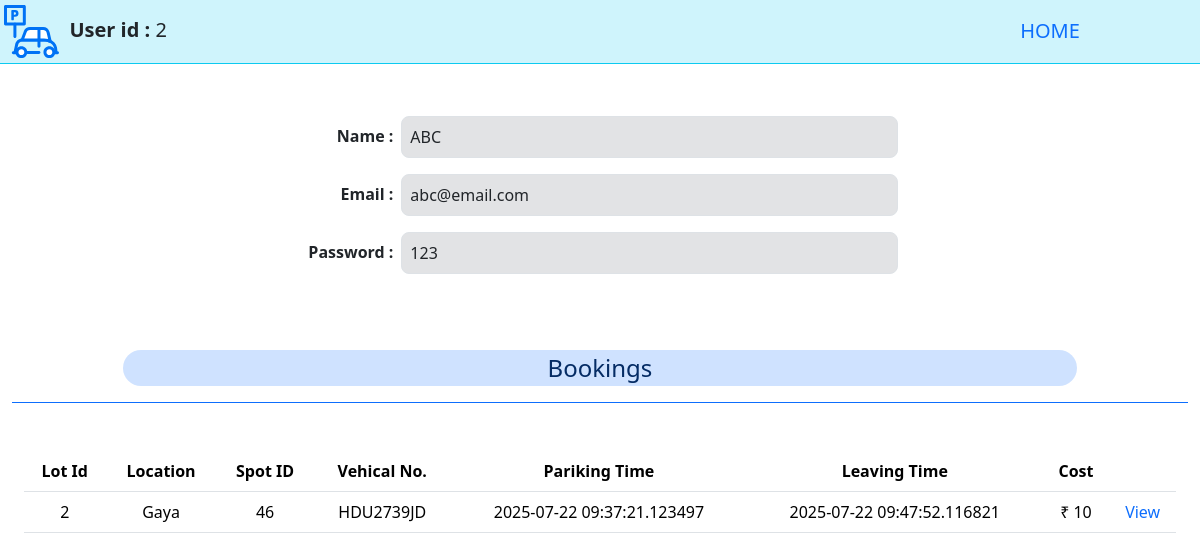
Screenshot of /users/2 (signed in) with the database file from the repository.
### application/models.py (models this page shows)
class User(db.Model):
    id = db.Column(db.Integer, primary_key=True, autoincrement=True)
    email = db.Column(db.String(), unique=True, nullable=False)
    username = db.Column(db.String(), nullable=False)
    password = db.Column(db.String(), nullable=False)
    is_admin = db.Column(db.Boolean, default=False)
    bookings = db.relationship('Booking', backref='user', lazy=True, order_by='Booking.parking')

class Booking(db.Model):
    id = db.Column(db.Integer(), primary_key=True, autoincrement=True)
    user_id = db.Column(db.Integer(), db.ForeignKey('user.id'), nullable=False)
    lot_id = db.Column(db.Integer(), db.ForeignKey('parking_lot.id'), nullable=True)
    spot_id = db.Column(db.Integer(), db.ForeignKey('parking_spot.id'), nullable=True)
    parking = db.Column(db.DateTime(), nullable=False)
    leaving = db.Column(db.DateTime(), nullable=True)
    vehicle_no = db.Column(db.String(), nullable=False)
    cost = db.Column(db.Integer(), nullable= True)
    price = db.Column(db.Integer(),nullable=False)

class Parking_lot(db.Model):
    id = db.Column(db.Integer, primary_key=True ,autoincrement=True)
    max_spots = db.Column(db.Integer(), nullable=False)
    price = db.Column(db.Integer(), nullable=False)
    prime_location = db.Column(db.String(), nullable=False)
    pincode = db.Column(db.Integer(), nullable=False)
    address = db.Column(db.String(), nullable=False)
    spots = db.relationship('Parking_spot', backref='parking_lot', lazy=True)
    bookings = db.relationship('Booking', backref='parking_lot', lazy=True, order_by='Booking.parking')

### application/controllers.py (the view)
@app.route("/users/<int:id>", methods=['GET','POST'])
def viewuser(id):
    if 'user' not in session:
        return redirect(url_for('login'))
    u=User.query.get(session['user'])
    if u.is_admin==True:
        usr=User.query.get(id)
        if usr:
            bk=reversed(usr.bookings)
            lt={lot.id:lot for lot in Parking_lot.query.all()}
            return render_template('viewuser.html',user=usr,lots=lt, bookings=bk)
        else:
            flash("\\nUser Does NOT exists !!")
            return redirect(url_for('admin'))
    return redirect(url_for('user'))

### templates/viewuser.html (shortened to what this page needs)
{% extends "template.jinja" %}
{% block body %}
<div class="container-fluid">
    <div class="row border-bottom border-info mb-5 bg-info-subtle justify-content-center">
        <div class="col fs-5 p-1"> <img src="/static/parking.svg" width="55" height="55" alt="ParkHere">
            <b>&nbsp;User id :</b> {{user.id}}
        </div>
        <div class="col-3 text-center fs-5 p-3">
            <a class="link link-primary link-underline-opacity-0" href="/">HOME</a>
        </div>
    </div>
    <div class="row justify-content-center mb-2 p-1">
        <div class="col-3 p-2 text-end"> <b>Name :</b>
        </div>
        <div class="col-5 bg-secondary-subtle border rounded-3 p-2 ">{{user.username}}
        </div>
        <div class="col-2 ">
        </div>
    </div>
    <div class="row justify-content-center mb-2 p-1">
        <div class="col-3 p-2 text-end"> <b>Email :</b>
        </div>
        <div class="col-5 bg-secondary-subtle border rounded-3 p-2 ">{{user.email}}
        </div>
        <div class="col-2 ">
        </div>
    </div>
    <div class="row justify-content-center mb-2 p-1">
        <div class="col-3 p-2 text-end"> <b>Password :</b>
        </div>
        <div class="col-5 bg-secondary-subtle border rounded-3 p-2 ">{{user.password}}
        </div>
        <div class="col-2 ">
        </div>
    </div>
    <br><br>
    <div class="container-fluid mb-5">
        <div class="row border-bottom border-primary justify-content-center p-3 mb-5">
            <div class="col-10 bg-primary-subtle rounded-pill text-primary-emphasis text-center fs-4">
                Bookings
            </div>
        </div>
        <table class="table text-center">
            <thead>
                <th>Lot Id</th>
                <th>Location</th>
                <th>Spot ID</th>
                <th>Vehical No.</th>
                <th>Pariking Time</th>
                <th>Leaving Time</th>
                <th>Cost</th>
                <th></th>
            </thead>
            <tbody>
                {% for b in bookings %}
                <tr>
                    <td>{{b.lot_id}}</td>
                    {% if b.lot_id%}
                    <td>{{lots[b.lot_id].prime_location}}</td>
                    {%else%}
                    <td>Deleted</td>
                    {%endif%}
                    <td>{{b.spot_id}}</td>
                    <td>{{b.vehicle_no}}</td>
                    <td>{{b.parking}}</td>
                    <td>{{b.leaving}}</td>
                    <td>₹ {{b.cost}}</td>
                    <td><a class="link-primary link-underline-opacity-0" href="/editlot/{{b.lot_id}}">View</a></td>
                </tr>
                {% endfor %}
            </tbody>
        </table>
    </div>
    <br><br><br><br><br><br><br><br><br><br><br>
</div>
    {% endblock %}

### rows the page displays
User: id "2", username "ABC", email "abc@email.com", password "123"
Booking: lot_id "2", spot_id "46", vehicle_no "HDU2739JD", parking "2025-07-22 09:37:21.123497", leaving "2025-07-22 09:47:52.116821", cost "10"
Parking_lot: prime_location "Gaya"
